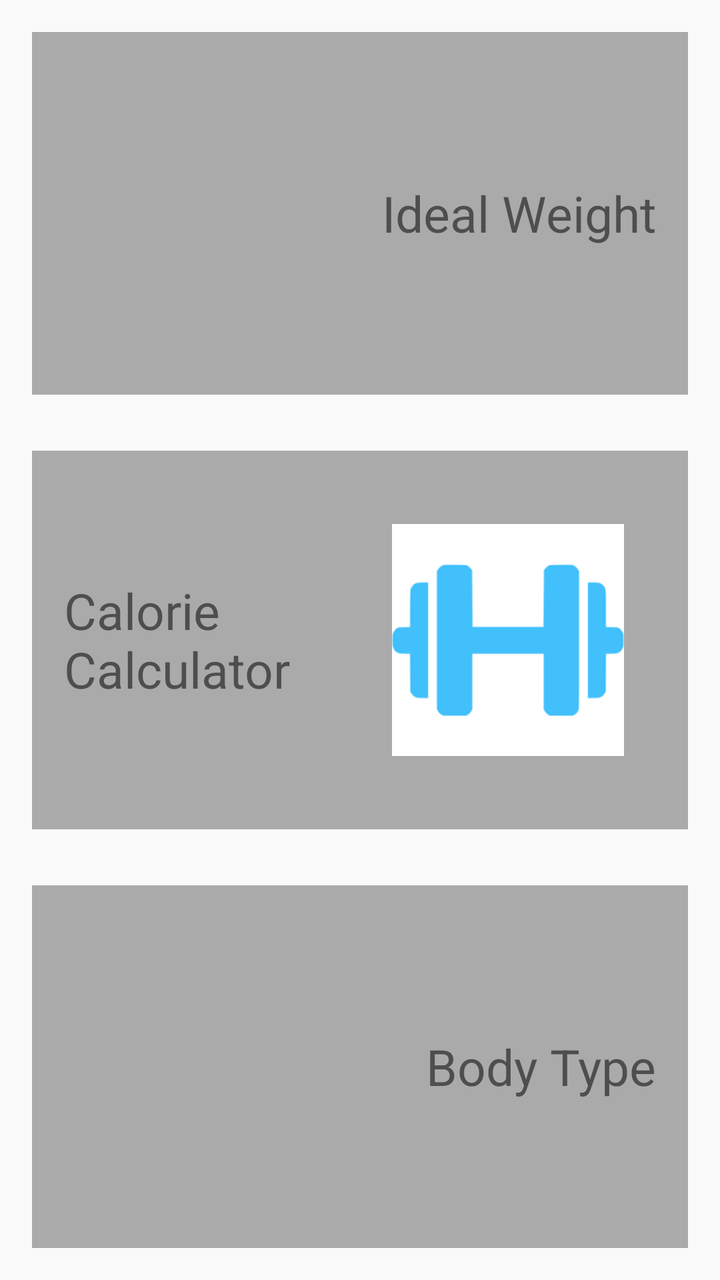
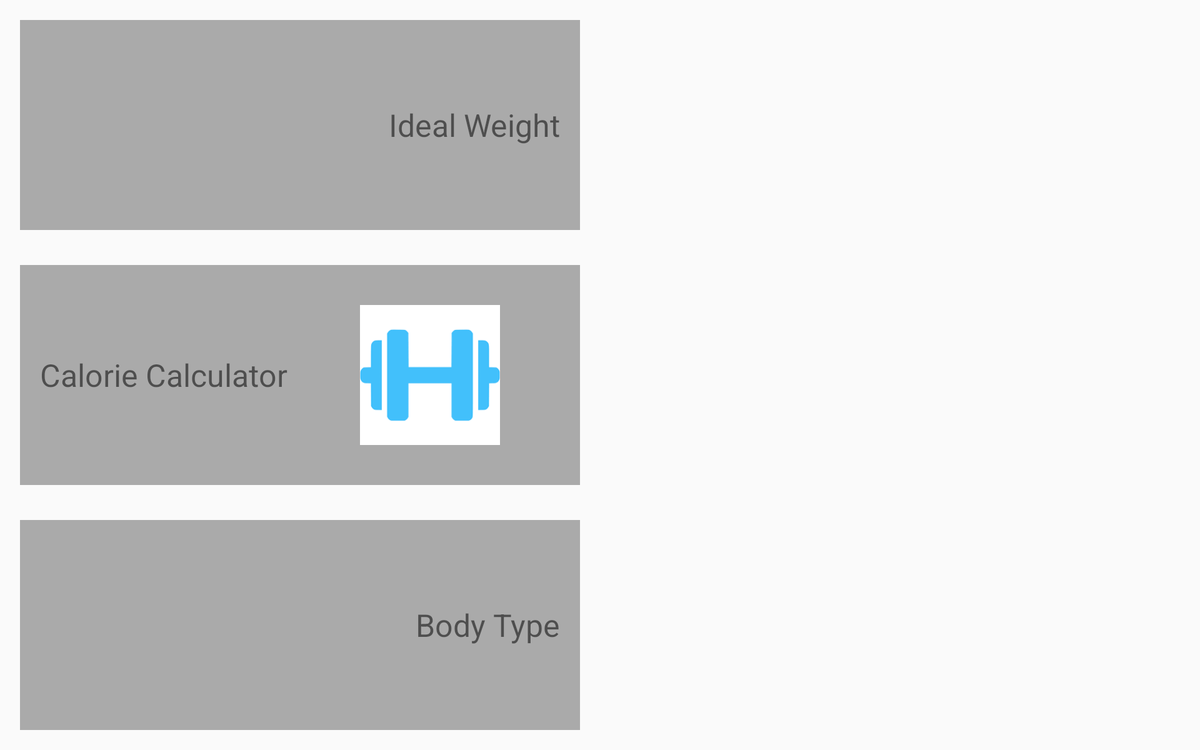

One screen, two layout resources from the same app: the default and the repository's alternative for another configuration. Each is rendered where Android would select it; the XML of both is given below.
<!-- AndroidManifest.xml: application theme AppTheme -->
<!-- res/layout/activity_main.xml -->
<?xml version="1.0" encoding="utf-8"?>
<android.support.v4.widget.DrawerLayout
    xmlns:android="http://schemas.android.com/apk/res/android"
    xmlns:app="http://schemas.android.com/apk/res-auto"
    xmlns:tools="http://schemas.android.com/tools"
    android:layout_width="match_parent"
    android:layout_height="match_parent"
    android:id="@+id/drawer_layout">

    <LinearLayout
        android:id="@+id/activity_my"
        android:layout_width="match_parent"
        android:layout_height="match_parent"
        android:layout_weight="1"
        android:orientation="vertical">

        <LinearLayout
            android:layout_width="match_parent"
            android:layout_height="match_parent"
            android:layout_margin="16dp"

            android:layout_weight="1"
            android:background="@android:color/darker_gray"
            android:clickable="true"
            android:foreground="?attr/selectableItemBackground"
            android:onClick="idealWeightOnClick"
            android:orientation="horizontal"
            android:padding="16dp">

            <ImageView
                android:id="@+id/weightImageView"
                android:layout_width="0dp"
                android:layout_height="wrap_content"
                android:layout_weight="1"
                android:padding="16dp"
                app:srcCompat="@drawable/scale_icon" />

            <TextView
                android:id="@+id/weightTextView"
                android:layout_width="0dp"
                android:layout_height="wrap_content"
                android:layout_gravity="center"
                android:layout_weight="1"
                android:gravity="right"
                android:text="Ideal Weight"
                android:textSize="25dp"


                />

        </LinearLayout>

        <LinearLayout
            android:layout_width="match_parent"
            android:layout_height="match_parent"
            android:layout_marginBottom="12dp"
            android:layout_marginLeft="16dp"
            android:layout_marginRight="16dp"
            android:layout_marginTop="12dp"
            android:layout_weight="1"
            android:background="@android:color/darker_gray"
            android:clickable="true"
            android:foreground="?attr/selectableItemBackground"
            android:onClick="calorieOnClick"
            android:orientation="horizontal"
            android:padding="16dp">

            <TextView
                android:id="@+id/calorieTextView"
                android:layout_width="0dp"
                android:layout_height="wrap_content"
                android:layout_gravity="center"
                android:layout_weight="1"
                android:gravity="left"
                android:text="Calorie Calculator"
                android:textSize="25dp" />


            <ImageView
                android:id="@+id/calorieImageView"
                android:layout_width="0dp"
                android:layout_height="wrap_content"
                android:layout_gravity="center_vertical"
                android:layout_weight="1"
                android:padding="16dp"
                app:srcCompat="@drawable/dumbbell_icon" />


        </LinearLayout>

        <LinearLayout
            android:layout_width="match_parent"
            android:layout_height="match_parent"
            android:layout_margin="16dp"
            android:layout_weight="1"
            android:background="@android:color/darker_gray"
            android:clickable="true"
            android:foreground="?attr/selectableItemBackground"
            android:onClick="bodyTypeOnClick"
            android:orientation="horizontal"
            android:padding="16dp">


            <ImageView
                android:id="@+id/bodyTypeImageView"
                android:layout_width="0dp"
                android:layout_height="wrap_content"
                android:layout_weight="1"
                android:padding="16dp"
                app:srcCompat="@drawable/body_icon" />

            <TextView
                android:id="@+id/bodyTypeTextView"
                android:layout_width="0dp"
                android:layout_height="wrap_content"
                android:layout_gravity="center"
                android:layout_weight="1"
                android:gravity="right"
                android:text="Body Type"
                android:textSize="25dp"


                />


        </LinearLayout>

    </LinearLayout>

    <ListView
        android:id="@+id/left_drawer"
        android:layout_width="240dp"
        android:layout_height="match_parent"
        android:layout_gravity="start"
        android:background="#F0F0F0"
        android:choiceMode="singleChoice"
        android:divider="@android:color/transparent"
        android:dividerHeight="0dp"
        android:entries="@array/navigation_drawer_values" />



</android.support.v4.widget.DrawerLayout>
<!-- resources referenced by this layout -->
<resources>
  <string-array name="navigation_drawer_values">
          <item>Ideal Weight</item>
          <item>Calorie Calculator</item>
          <item>Body Shape</item>
          <item>Settings</item>
      </string-array>
  <!-- drawable dumbbell_icon: png bitmap (drawable, 1264 bytes) -->
  <style name="AppTheme" parent="Theme.AppCompat.Light.DarkActionBar">
          
          <item name="colorPrimary">@color/colorPrimary</item>
          <item name="colorPrimaryDark">@color/colorPrimaryDark</item>
          <item name="colorAccent">@color/colorAccent</item>
          <item name="preferenceTheme">@style/PreferenceThemeOverlay</item>
      </style>
  <color name="colorPrimary">#fc227d</color>
  <color name="colorPrimaryDark">#c6034d</color>
  <color name="colorAccent">#FF4081</color>
</resources>
<!-- res/layout-sw600dp-land/activity_main.xml (the repository's variant of the layout above) -->
<!-- drawn on a 7-inch tablet turned sideways -->
<?xml version="1.0" encoding="utf-8"?>
<LinearLayout xmlns:android="http://schemas.android.com/apk/res/android"
    xmlns:app="http://schemas.android.com/apk/res-auto"
    xmlns:tools="http://schemas.android.com/tools"
    android:id="@+id/activity_my"
    android:layout_width="match_parent"
    android:layout_height="match_parent"
    android:orientation="horizontal">

    <LinearLayout
        android:layout_width="match_parent"
        android:layout_height="match_parent"
        android:layout_weight="1"
        android:orientation="vertical">

        <LinearLayout
            android:layout_width="match_parent"
            android:layout_height="match_parent"
            android:layout_margin="16dp"

            android:layout_weight="1"
            android:background="@android:color/darker_gray"
            android:clickable="true"
            android:foreground="?attr/selectableItemBackground"
            android:onClick="idealWeightOnClick"
            android:orientation="horizontal"
            android:padding="16dp">

            <ImageView
                android:id="@+id/weightImageView"
                android:layout_width="0dp"
                android:layout_height="wrap_content"
                android:layout_weight="1"
                android:padding="16dp"
                app:srcCompat="@drawable/scale_icon" />

            <TextView
                android:id="@+id/weightTextView"
                android:layout_width="0dp"
                android:layout_height="wrap_content"
                android:layout_gravity="center"
                android:layout_weight="1"
                android:gravity="right"
                android:text="Ideal Weight"
                android:textSize="25sp"


                />

        </LinearLayout>

        <LinearLayout
            android:layout_width="match_parent"
            android:layout_height="match_parent"
            android:layout_marginBottom="12dp"
            android:layout_marginLeft="16dp"
            android:layout_marginRight="16dp"
            android:layout_marginTop="12dp"
            android:layout_weight="1"
            android:background="@android:color/darker_gray"
            android:clickable="true"
            android:foreground="?attr/selectableItemBackground"
            android:onClick="calorieOnClick"
            android:orientation="horizontal"
            android:padding="16dp">

            <TextView
                android:id="@+id/calorieTextView"
                android:layout_width="0dp"
                android:layout_height="wrap_content"
                android:layout_gravity="center"
                android:layout_weight="1"
                android:gravity="left"
                android:text="Calorie Calculator"
                android:textSize="25sp" />


            <ImageView
                android:id="@+id/calorieImageView"
                android:layout_width="0dp"
                android:layout_height="wrap_content"
                android:layout_weight="1"
                android:padding="16dp"
                app:srcCompat="@drawable/dumbbell_icon" />


        </LinearLayout>

        <LinearLayout
            android:layout_width="match_parent"
            android:layout_height="match_parent"
            android:layout_margin="16dp"
            android:layout_weight="1"
            android:background="@android:color/darker_gray"
            android:clickable="true"
            android:foreground="?attr/selectableItemBackground"
            android:onClick="bodyTypeOnClick"
            android:orientation="horizontal"
            android:padding="16dp">


            <ImageView
                android:id="@+id/bodyTypeImageView"
                android:layout_width="0dp"
                android:layout_height="wrap_content"
                android:layout_weight="1"
                android:padding="16dp"
                app:srcCompat="@drawable/body_icon" />

            <TextView
                android:id="@+id/bodyTypeTextView"
                android:layout_width="0dp"
                android:layout_height="wrap_content"
                android:layout_gravity="center"
                android:layout_weight="1"
                android:gravity="right"
                android:text="Body Type"
                android:textSize="25sp"


                />


        </LinearLayout>

    </LinearLayout>

    <FrameLayout
        android:id="@+id/fragment_container"
        android:layout_width="match_parent"
        android:layout_height="match_parent"
        android:layout_weight="1">

    </FrameLayout>

</LinearLayout>
<!-- resources referenced by the variant -->
<!-- as a 7-inch tablet turned sideways resolves them -->
<resources>
  <!-- drawable dumbbell_icon: png bitmap (drawable, 1264 bytes) -->
  <style name="AppTheme" parent="Theme.AppCompat.Light.DarkActionBar">
          
          <item name="colorPrimary">@color/colorPrimary</item>
          <item name="colorPrimaryDark">@color/colorPrimaryDark</item>
          <item name="colorAccent">@color/colorAccent</item>
          <item name="preferenceTheme">@style/PreferenceThemeOverlay</item>
      </style>
  <color name="colorPrimary">#fc227d</color>
  <color name="colorPrimaryDark">#c6034d</color>
  <color name="colorAccent">#FF4081</color>
</resources>
